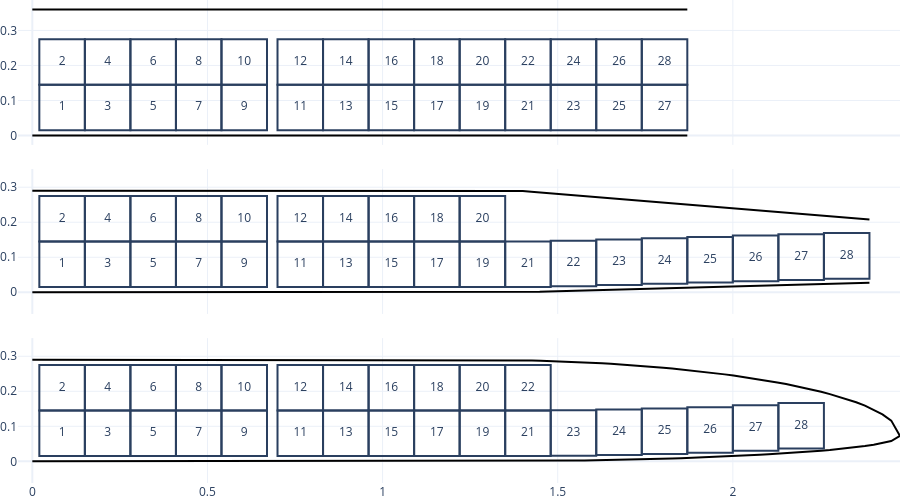

This figure's notebook cell:
### Code cell
from plotly.subplots import make_subplots

fig = make_subplots(
    rows=3,
    cols=1,
    shared_xaxes=True,
    vertical_spacing=0.05,
)
for i, wing in enumerate(wings.values(), start=1):
    wing.plot(fig, row=i, col=1)

fig.update_layout(
    template="plotly_white",
    yaxis=dict(scaleanchor="x"),
    yaxis2=dict(scaleanchor="x"),
    yaxis3=dict(scaleanchor="x"),
    legend=dict(visible=False),
    width=900,
    height=500,
    margin=dict(l=0, r=0, t=0, b=0),
)
fig.show()
